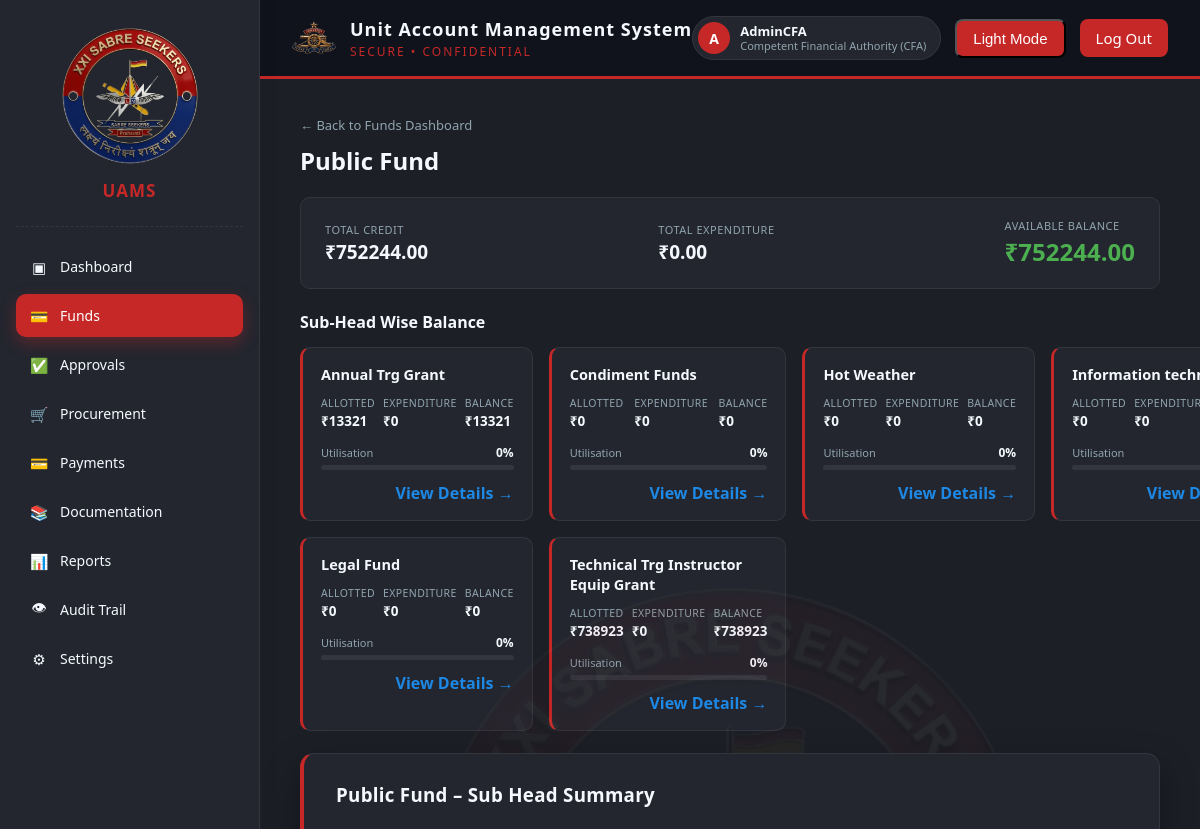
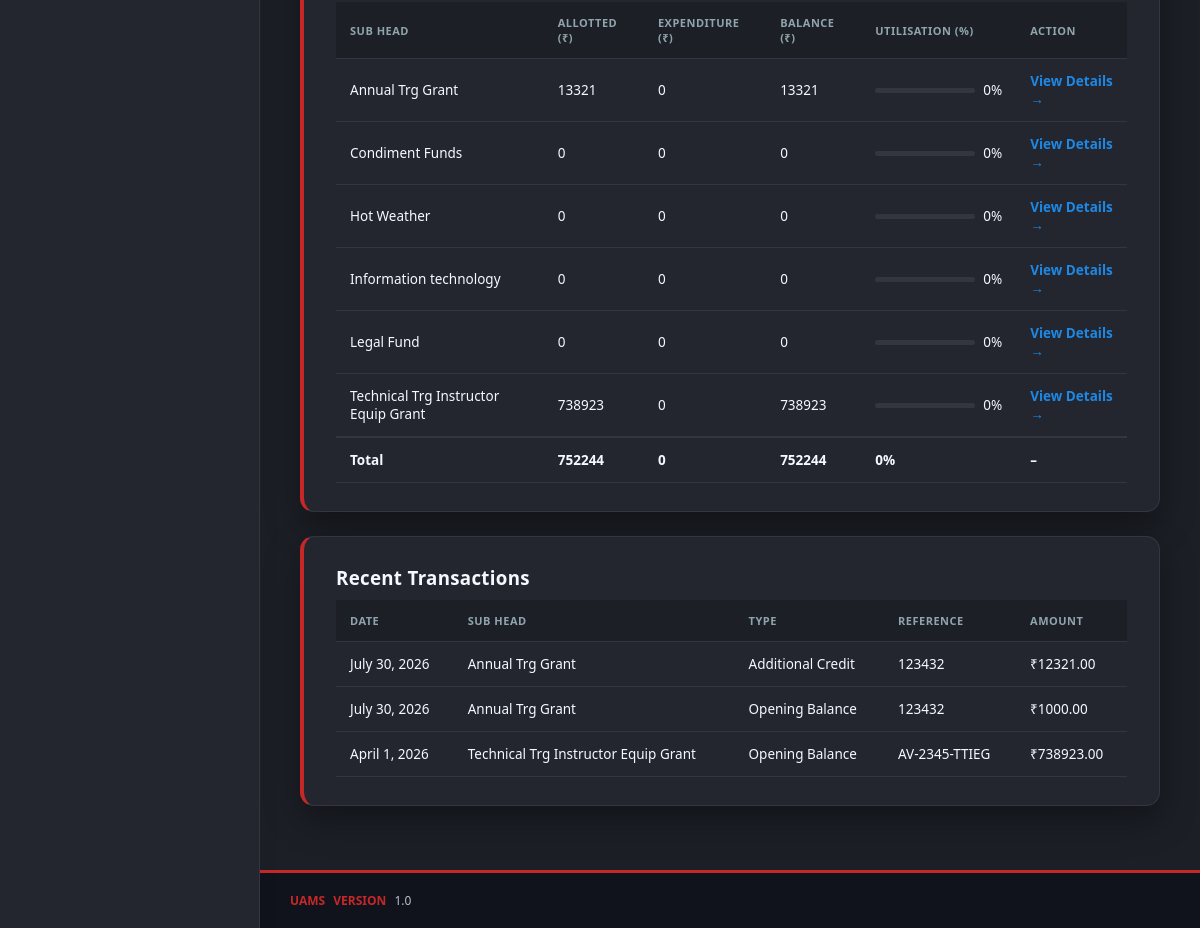
The app's page /finance/funds/95928cb2-1ea1-4e2d-93f0-b0ba2e22559a/ (signed in), older data (2 pictures, top to bottom).
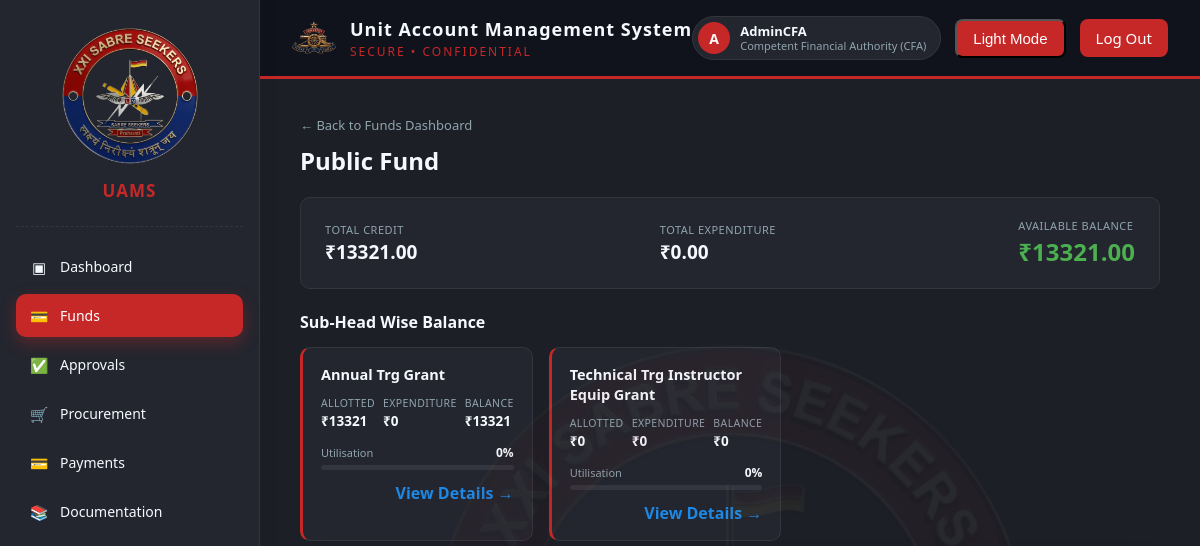
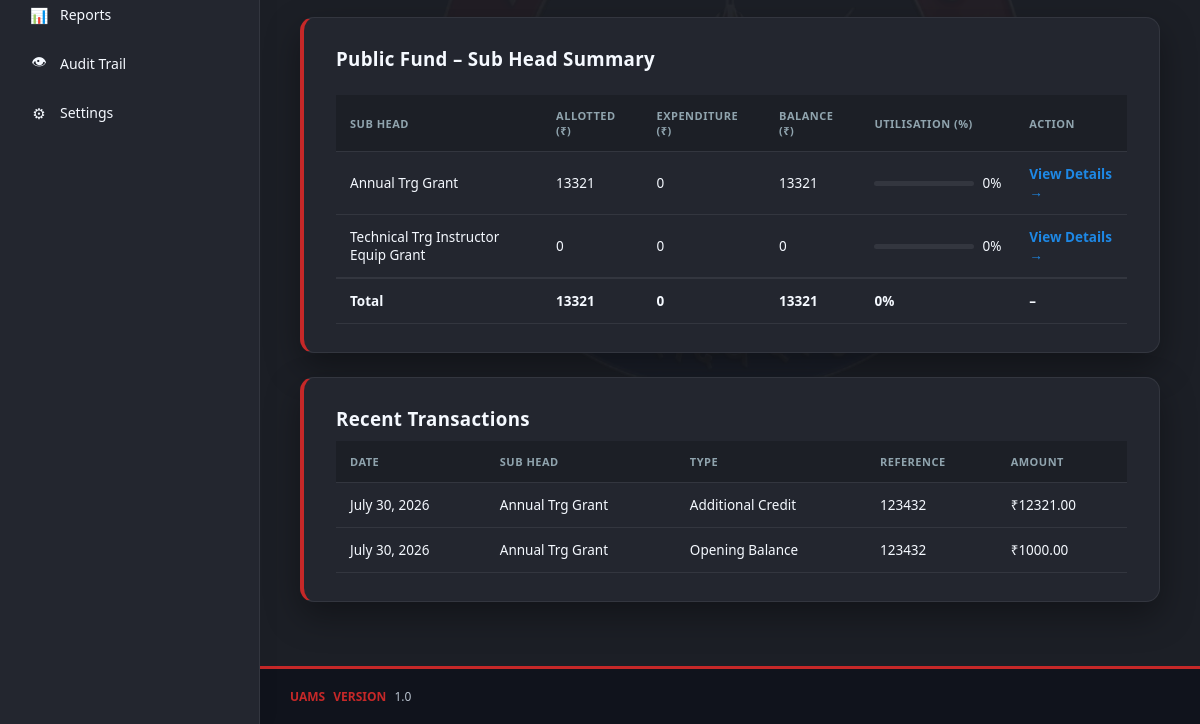
The same page, newer data (2 pictures, top to bottom).
### authentication/models.py (models this page shows)
class User(AbstractUser):
    ROLE_CHOICES = [
        ('HEAD_CLERK', 'Head Clerk'),
        ('ACCOUNTS_CLERK', 'Accounts Clerk'),
        ('ACCOUNTS_JCO', 'Accounts JCO'),
        ('ACCOUNTS_OFFICER', 'Accounts Officer'),
        ('CFA', 'Competent Financial Authority (CFA)'),
        ('ADMINISTRATOR', 'Administrator'),
    ]
    STATUS_CHOICES = [
        ('ACTIVE', 'Active'),
        ('SUSPENDED', 'Suspended'),
        ('INACTIVE', 'Inactive'),
    ]
    id = models.UUIDField(primary_key=True, default=uuid.uuid4, editable=False)
    role = models.CharField(max_length=30, choices=ROLE_CHOICES, default='ACCOUNTS_CLERK')
    status = models.CharField(max_length=20, choices=STATUS_CHOICES, default='ACTIVE')
    class Meta:
        db_table = 'uams_users'

### masterdata/models.py (models this page shows, shortened)
class FundHead(CoreModel):
    name = models.CharField(max_length=150, unique=True)
    code = models.CharField(max_length=20, unique=True)
    is_active = models.BooleanField(default=True)
    class Meta:
        db_table = "md_fund_heads"
        ordering = ["name"]

class SubHead(CoreModel):
    fund_head = models.ForeignKey(
        FundHead, on_delete=models.PROTECT, related_name="sub_heads"
    )
    name = models.CharField(max_length=150)
    code = models.CharField(max_length=20)
    is_active = models.BooleanField(default=True)
    class Meta:
        db_table = "md_sub_heads"
        ordering = ["fund_head__name", "name"]
        unique_together = ("fund_head", "code")
        verbose_name_plural = "Sub Heads"

### finance/models.py (models this page shows, shortened)
class FundTransaction(CoreModel):
    TRANSACTION_TYPE_CHOICES = [
        ("OPENING", "Opening Balance"),
        ("CREDIT", "Additional Credit"),
        ("EXPENDITURE", "Actual Expenditure"),
        ("CREDIT_REVERSAL", "Credit Reversal"),
        ("EXPENDITURE_REVERSAL", "Expenditure Reversal"),
        ("ADJUSTMENT_CREDIT", "Credit Adjustment"),
        ("ADJUSTMENT_DEBIT", "Debit Adjustment"),
    ]
    financial_year = models.ForeignKey(
        FinancialYear,
        on_delete=models.PROTECT,
        related_name="fund_transactions",
    )
    sub_head = models.ForeignKey(
        SubHead,
        on_delete=models.PROTECT,
        related_name="fund_transactions",
    )
    transaction_type = models.CharField(
        max_length=30,
        choices=TRANSACTION_TYPE_CHOICES,
    )
    amount = models.DecimalField(
        max_digits=15,
        decimal_places=2,
        validators=[MinValueValidator(Decimal("0.01"))],
    )
    transaction_date = models.DateField(
        default=timezone.localdate,
    )
    fund_entry = models.OneToOneField(
        FundEntry,
        on_delete=models.PROTECT,
        related_name="ledger_transaction",
        blank=True,
        null=True,
    )
    reference_number = models.CharField(
        max_length=100,
        blank=True,
        null=True,
    )
    reference_type = models.CharField(
        max_length=50,
        blank=True,
        null=True,
        help_text="Example: FUND_ENTRY, PAYMENT or REVERSAL.",
    )
    reference_id = models.PositiveBigIntegerField(
        blank=True,
        null=True,
    )
    remarks = models.TextField(
        blank=True,
        null=True,
    )
    is_reversed = models.BooleanField(
        default=False,
    )
    class Meta:
        db_table = "fin_fund_transactions"
        ordering = ["-transaction_date", "-created_at"]
        verbose_name = "Fund Transaction"
        verbose_name_plural = "Fund Transactions"

### finance/views.py (the view)
@login_required
def fund_head_detail(request, pk):
    role = getattr(request.user, "role", None)
    if role not in FUND_ROLES:
        raise PermissionDenied(
            "You are not authorised to access Funds."
        )
    fund_head = get_object_or_404(FundHead, pk=pk)
    fund_txns = FundTransaction.objects.filter(sub_head__fund_head=fund_head)
    summary = _balance_summary(fund_txns)
    if summary["total_credit"] > 0:
        summary["utilisation_pct"] = round(
            (summary["total_expenditure"] / summary["total_credit"]) * 100
        )
    else:
        summary["utilisation_pct"] = 0
    sub_heads = []
    for sh in fund_head.sub_heads.filter(is_active=True).order_by("name"):
        sh_txns = FundTransaction.objects.filter(sub_head=sh)
        sh_summary = _balance_summary(sh_txns)
        if sh_summary["total_credit"] > 0:
            sh_summary["utilisation_pct"] = round(
                (sh_summary["total_expenditure"] / sh_summary["total_credit"]) * 100
            )
        else:
            sh_summary["utilisation_pct"] = 0
        sub_heads.append({"sub_head": sh, **sh_summary})
    recent_transactions = fund_txns.select_related("sub_head").order_by(
        "-transaction_date", "-created_at"
    )[:10]
    context = {
        "fund_head": fund_head,
        "summary": summary,
        "sub_heads": sub_heads,
        "recent_transactions": recent_transactions,
        "role": role,
    }
    return render(request, "finance/fund_head_detail.html", context)

### core_base/models.py (called while the page is built)
    def get_queryset(self):
        return super().get_queryset().filter(is_deleted=False)

### finance/views.py (called while the page is built)
def _balance_summary(transaction_qs):
    totals = transaction_qs.aggregate(
        total_credit=Coalesce(
            Sum("amount", filter=Q(transaction_type__in=CREDIT_TYPES)),
            ZERO,
        ),
        total_expenditure=Coalesce(
            Sum("amount", filter=Q(transaction_type="EXPENDITURE")),
            ZERO,
        ),
        total_debit=Coalesce(
            Sum("amount", filter=Q(transaction_type__in=DEBIT_TYPES)),
            ZERO,
        ),
    )
    totals["available_balance"] = (
        totals["total_credit"] - totals["total_debit"]
    )
    return totals

### templates/finance/fund_head_detail.html (shortened to what this page needs)
{% load static %}
<!DOCTYPE html>
<html lang="en">
<head>
  <link rel="stylesheet" href="{% static 'css/style.css' %}">
</head>
<body>
<div class="app-layout">
  {% include 'partials/sidebar.html' with active_nav='funds' %}
  <div class="main-content">
    {% include 'partials/header.html' with active_nav='funds' %}
    <div class="dashboard-shell">
      <a href="{% url 'finance:fund-dashboard' %}" class="fhd-back">&larr; Back to Funds Dashboard</a>
      <h2 class="fhd-title">{{ fund_head.name }}</h2>
      <div class="fhd-summary-card">
        <div class="fhd-summary-item">
          <div class="label">Total Credit</div>
          <div class="value">&#8377;{{ summary.total_credit|floatformat:2 }}</div>
        </div>
        <div class="fhd-summary-item">
          <div class="label">Total Expenditure</div>
          <div class="value">&#8377;{{ summary.total_expenditure|floatformat:2 }}</div>
        </div>
        <div class="fhd-summary-item balance">
          <div class="label">Available Balance</div>
          <div class="value">&#8377;{{ summary.available_balance|floatformat:2 }}</div>
        </div>
      </div>
      <h3 class="fhd-section-title">Sub-Head Wise Balance</h3>
      <div class="fhd-card-grid">
        {% for row in sub_heads %}
          <div class="fhd-subhead-card">
            <div class="fhd-subhead-name">{{ row.sub_head.name }}</div>
            <div class="fhd-subhead-row">
              <div>
                <div class="fhd-subhead-label">Allotted</div>
                <div class="fhd-subhead-value">&#8377;{{ row.total_credit|floatformat:0 }}</div>
              </div>
              <div>
                <div class="fhd-subhead-label">Expenditure</div>
                <div class="fhd-subhead-value">&#8377;{{ row.total_expenditure|floatformat:0 }}</div>
              </div>
              <div>
                <div class="fhd-subhead-label">Balance</div>
                <div class="fhd-subhead-value">&#8377;{{ row.available_balance|floatformat:0 }}</div>
              </div>
            </div>
            <div class="fhd-util-row">
              <div class="fhd-util-label">Utilisation</div>
              <span class="fhd-util-pct">{{ row.utilisation_pct }}%</span>
            </div>
            <div class="fhd-progress-track">
            </div>
            <div class="fhd-subhead-action">
              <a href="{% url 'finance:sub-head-detail' row.sub_head.pk %}" class="fhd-link">View Details &rarr;</a>
            </div>
          </div>
        {% empty %}
          <p style="color:var(--text-secondary);">No active Sub Heads under this Fund Head.</p>
        {% endfor %}
      </div>
      <div class="card">
        <div class="fhd-table-header">
          <h3>{{ fund_head.name }} &ndash; Sub Head Summary</h3>
        </div>
        <table class="fhd-table">
          <thead>
            <tr>
              <th>Sub Head</th>
              <th>Allotted (&#8377;)</th>
              <th>Expenditure (&#8377;)</th>
              <th>Balance (&#8377;)</th>
              <th>Utilisation (%)</th>
              <th>Action</th>
            </tr>
          </thead>
          <tbody>
            {% for row in sub_heads %}
              <tr>
                <td>{{ row.sub_head.name }}</td>
                <td>{{ row.total_credit|floatformat:0 }}</td>
                <td>{{ row.total_expenditure|floatformat:0 }}</td>
                <td>{{ row.available_balance|floatformat:0 }}</td>
                <td>
                  <div class="fhd-table-progress">
                    <div class="fhd-progress-track"><div class="fhd-progress-fill" style="width:{{ row.utilisation_pct }}%;"></div></div>
                    <span>{{ row.utilisation_pct }}%</span>
                  </div>
                </td>
                <td><a href="{% url 'finance:sub-head-detail' row.sub_head.pk %}" class="fhd-link">View Details &rarr;</a></td>
              </tr>
            {% empty %}
              <tr><td colspan="6" class="fhd-empty">No active Sub Heads under this Fund Head.</td></tr>
            {% endfor %}
            {% if sub_heads %}
              <tr class="fhd-total-row">
                <td>Total</td>
                <td>{{ summary.total_credit|floatformat:0 }}</td>
                <td>{{ summary.total_expenditure|floatformat:0 }}</td>
                <td>{{ summary.available_balance|floatformat:0 }}</td>
                <td>{{ summary.utilisation_pct }}%</td>
                <td>&ndash;</td>
              </tr>
            {% endif %}
          </tbody>
        </table>
      </div>
      <div class="card">
        <h3>Recent Transactions</h3>
        <table class="fhd-table">
          <thead>
            <tr>
              <th>Date</th>
              <th>Sub Head</th>
              <th>Type</th>
              <th>Reference</th>
              <th>Amount</th>
            </tr>
          </thead>
          <tbody>
            {% for txn in recent_transactions %}
              <tr>
                <td>{{ txn.transaction_date }}</td>
                <td>{{ txn.sub_head.name }}</td>
                <td>{{ txn.get_transaction_type_display }}</td>
                <td>{{ txn.reference_number|default:"-" }}</td>
                <td>&#8377;{{ txn.amount }}</td>
              </tr>
            {% empty %}
              <tr><td colspan="5" class="fhd-empty">No transactions recorded yet.</td></tr>
            {% endfor %}
          </tbody>
        </table>
      </div>
    </div>
    {% include 'partials/footer.html' %}
  </div>
</div>
</body>
</html>

### templates/partials/sidebar.html (shortened to what this page needs)
{% load static %}
<div class="sidebar">
  <div class="logo-block">
    <img src="{% static 'images/dashboard-bg-logo.png' %}" alt="Unit Crest">
    <h2><span>UAMS</span></h2>
  </div>
  <hr>
  <nav>
    <a href="{% url 'dashboard' %}" class="{% if active_nav == 'dashboard' %}active{% endif %}">
      <span class="icon">&#9635;</span> Dashboard
    </a>
    {% if role in 'ACCOUNTS_OFFICER,ADMINISTRATOR,ACCOUNTS_CLERK,HEAD_CLERK,CFA' %}
    <a href="{% url 'finance:fund-dashboard' %}" class="{% if active_nav == 'funds' %}active{% endif %}">
      <span class="icon">&#128179;</span> Funds
    </a>
    {% endif %}
    {% if role in 'CFA,ACCOUNTS_OFFICER,ADMINISTRATOR' %}
    <a href="{% url 'requirement_list' %}" class="{% if active_nav == '' %}active{% endif %}">
      <span class="icon">&#9989;</span> Approvals
    </a>
    {% endif %}
    {% if role in 'ACCOUNTS_CLERK,ACCOUNTS_OFFICER,ADMINISTRATOR,HEAD_CLERK,CFA' %}
    <a href="{% url 'procurement_dashboard' %}" class="{% if active_nav == 'procurement' %}active{% endif %}">
      <span class="icon">&#128722;</span> Procurement
    </a>
    <a href="#" class="{% if active_nav == 'payments' %}active{% endif %}">
      <span class="icon">&#128179;</span> Payments
    </a>
    <a href="{% url 'documentation:dashboard' %}"
          class="{% if active_nav == 'documentation' %}active{% endif %}">
        <span class="icon">&#128218;</span> Documentation
      </a>
    {% endif %}
    {% if role in 'ACCOUNTS_OFFICER,CFA,ADMINISTRATOR' %}
    <a href="#" class="{% if active_nav == 'reports' %}active{% endif %}">
      <span class="icon">&#128202;</span> Reports
    </a>
    <a href="#" class="{% if active_nav == 'audit_trail' %}active{% endif %}">
      <span class="icon">&#128065;</span> Audit Trail
    </a>
    {% endif %}
    <a href="#" class="{% if active_nav == 'settings' %}active{% endif %}">
      <span class="icon">&#9881;</span> Settings
    </a>
  </nav>
</div>

### templates/partials/header.html
{% load static %}
<div class="topbar">
      <div class="brand">
        <img src="{% static 'images/main-logo.png' %}" alt="Unit Crest" class="brand-icon">
        <div>
          <h1>Unit Account Management System</h1>
           <p class="tagline">SECURE &bull; CONFIDENTIAL</p>
        </div>
      </div>
      <div class="topbar-right">
        <div class="profile-chip">
          <span class="profile-avatar">{{ user.username|slice:":1"|upper }}</span>
          <span class="profile-info">
            <span class="profile-name">{{ user.username }}</span>
            <span class="profile-role">{{ user.get_role_display }}</span>
          </span>
        </div>
        <button id="theme-toggle-btn" class="theme-toggle">Light Mode</button>
        <a href="{% url 'logout' %}" class="theme-toggle" style="text-decoration:none;">Log Out</a>
      </div>
    </div>

### templates/partials/footer.html
<div class="footer-strip">
    <div>
        <span class="label">UAMS</span>
        <span class="label">VERSION</span>
        <span class="item">1.0</span>
    </div>
</div>

Row changes from the older to the newer data that the page shows:
removed SubHead: sub_head.name "Condiment Funds", total_credit "0", total_expenditure "0", available_balance "0", utilisation_pct "0"
removed SubHead: sub_head.name "Hot Weather", total_credit "0", total_expenditure "0", available_balance "0", utilisation_pct "0"
removed SubHead: sub_head.name "Information…", total_credit "0", total_expenditure "0", sub_head.name "Information technology", available_balance "0", utilisation_pct "0"
removed SubHead: sub_head.name "Legal Fund", total_credit "0", total_expenditure "0", available_balance "0", utilisation_pct "0"
removed FundTransaction: transaction_date "April 1, 2026", sub_head.name "Technical Trg Instructor Equip Grant", transaction_type "Opening Balance", reference_number "AV-2345-TTIEG", amount "738923.00"
computed for SubHead "Technical Trg Instructor Equip Grant": total_credit "738923" → "0"; available_balance "738923" → "0"
Text that changed along with them:
{{ summary.total_credit|floatformat:2 }}: "752244.00" → "13321.00"
{{ summary.available_balance|floatformat:2 }}: "752244.00" → "13321.00"
{{ summary.total_credit|floatformat:0 }}: "752244" → "13321"
{{ summary.available_balance|floatformat:0 }}: "752244" → "13321"
